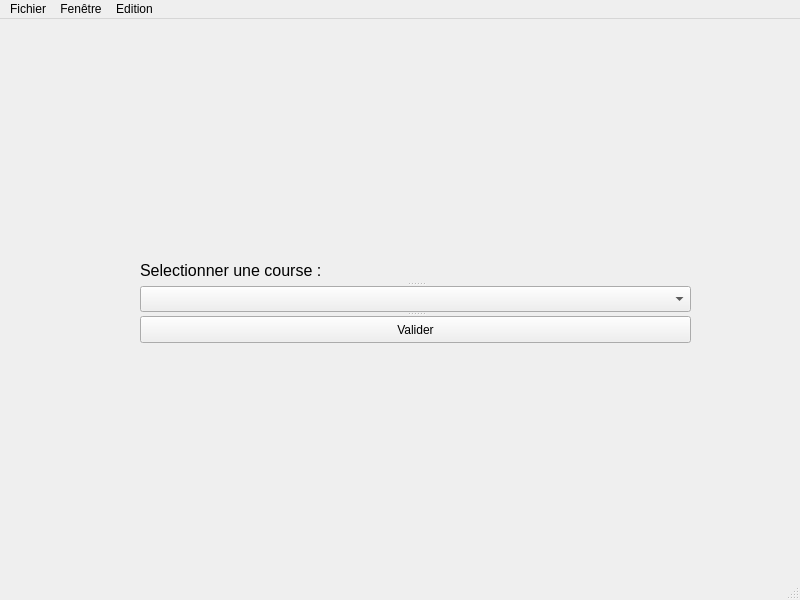
<?xml version="1.0" encoding="UTF-8"?>
<ui version="4.0">
 <class>Application</class>
 <widget class="QMainWindow" name="Application">
  <property name="geometry">
   <rect>
    <x>0</x>
    <y>0</y>
    <width>800</width>
    <height>600</height>
   </rect>
  </property>
  <property name="windowTitle">
   <string>Application</string>
  </property>
  <widget class="QWidget" name="centralwidget">
   <widget class="QSplitter" name="splitter">
    <property name="geometry">
     <rect>
      <x>140</x>
      <y>240</y>
      <width>551</width>
      <height>84</height>
     </rect>
    </property>
    <property name="orientation">
     <enum>Qt::Vertical</enum>
    </property>
    <widget class="QLabel" name="label">
     <property name="font">
      <font>
       <pointsize>12</pointsize>
      </font>
     </property>
     <property name="text">
      <string>Selectionner une course :</string>
     </property>
    </widget>
    <widget class="QComboBox" name="comboBox"/>
    <widget class="QPushButton" name="buttonSelectRace">
     <property name="text">
      <string>Valider</string>
     </property>
    </widget>
   </widget>
  </widget>
  <widget class="QMenuBar" name="menubar">
   <property name="geometry">
    <rect>
     <x>0</x>
     <y>0</y>
     <width>800</width>
     <height>22</height>
    </rect>
   </property>
   <widget class="QMenu" name="menuParam_tre">
    <property name="title">
     <string>Fichier</string>
    </property>
    <addaction name="actionExporter"/>
    <addaction name="actionImporter"/>
    <addaction name="actionReinitialiser_les_donn_es"/>
    <addaction name="separator"/>
    <addaction name="actionQuitter_2"/>
   </widget>
   <widget class="QMenu" name="menuFen_tre">
    <property name="title">
     <string>Fenêtre</string>
    </property>
    <addaction name="actionInscription"/>
    <addaction name="actionGestion_des_participants"/>
    <addaction name="actionPortique"/>
   </widget>
   <widget class="QMenu" name="menuEdition">
    <property name="title">
     <string>Edition</string>
    </property>
    <addaction name="actionBddConfig"/>
   </widget>
   <addaction name="menuParam_tre"/>
   <addaction name="menuFen_tre"/>
   <addaction name="menuEdition"/>
  </widget>
  <widget class="QStatusBar" name="statusbar"/>
  <action name="actiontest">
   <property name="text">
    <string>test</string>
   </property>
  </action>
  <action name="actionExporter">
   <property name="enabled">
    <bool>false</bool>
   </property>
   <property name="text">
    <string>Exporter</string>
   </property>
  </action>
  <action name="actionImporter">
   <property name="enabled">
    <bool>true</bool>
   </property>
   <property name="text">
    <string>Importer</string>
   </property>
  </action>
  <action name="actionReinitialiser_les_donn_es">
   <property name="enabled">
    <bool>false</bool>
   </property>
   <property name="text">
    <string>Reinitialiser les données</string>
   </property>
  </action>
  <action name="actionConfiguration">
   <property name="text">
    <string>Configuration</string>
   </property>
  </action>
  <action name="actionPortique">
   <property name="enabled">
    <bool>false</bool>
   </property>
   <property name="text">
    <string>Portique</string>
   </property>
  </action>
  <action name="actionInscription">
   <property name="enabled">
    <bool>false</bool>
   </property>
   <property name="text">
    <string>Inscription</string>
   </property>
  </action>
  <action name="actionGestion_des_participants">
   <property name="enabled">
    <bool>false</bool>
   </property>
   <property name="text">
    <string>Gestion des participants</string>
   </property>
  </action>
  <action name="actionQuitter">
   <property name="text">
    <string>Quitter</string>
   </property>
  </action>
  <action name="actionQuitter_2">
   <property name="text">
    <string>Quitter</string>
   </property>
  </action>
  <action name="actionParam_tre">
   <property name="text">
    <string>Paramètres</string>
   </property>
  </action>
  <action name="actionBddConfig">
   <property name="text">
    <string>Base de données</string>
   </property>
  </action>
 </widget>
 <resources/>
 <connections/>
</ui>
